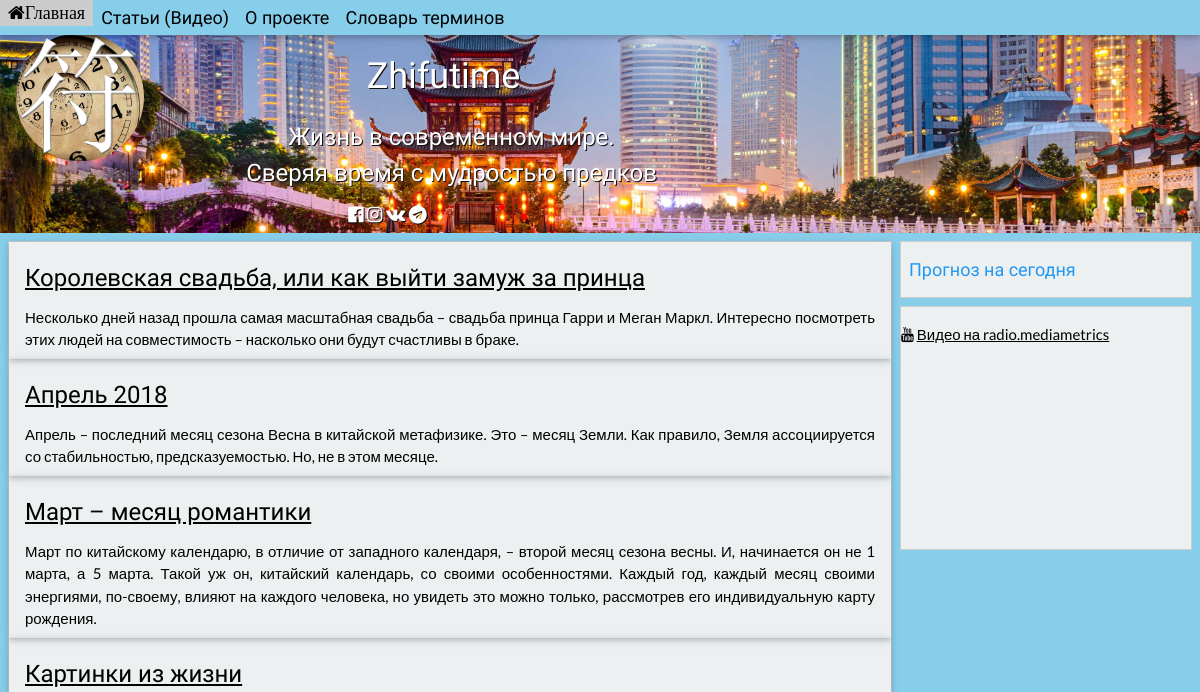
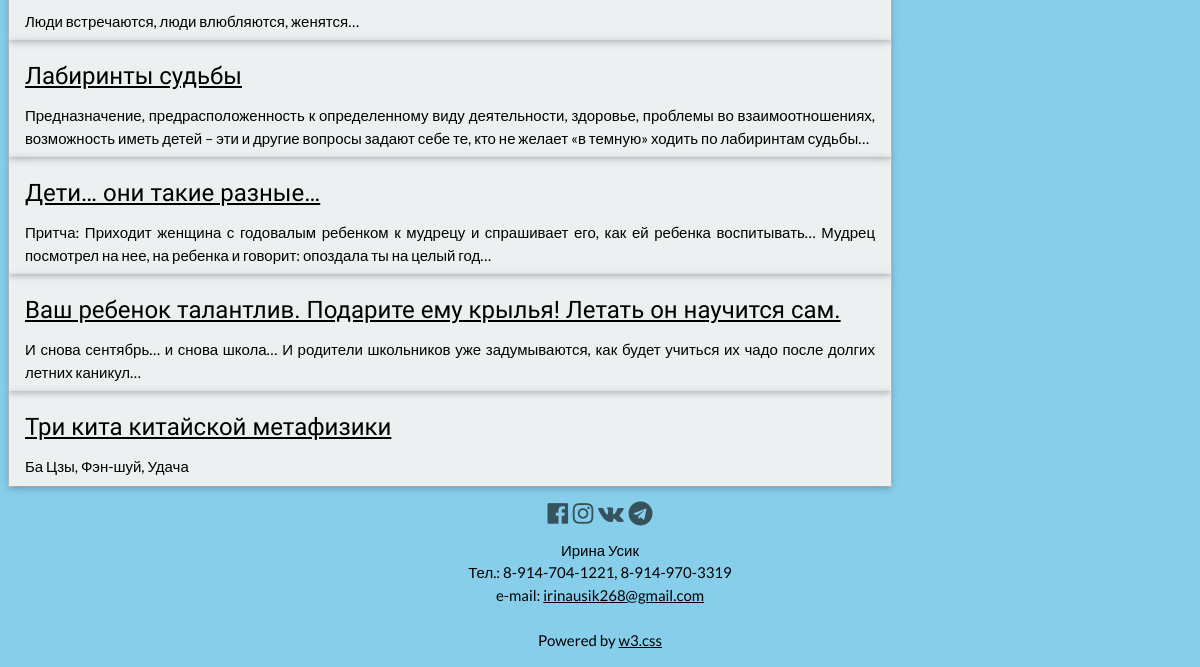
/articles/, run on an earlier commit of the app's database (2 pictures, top to bottom).
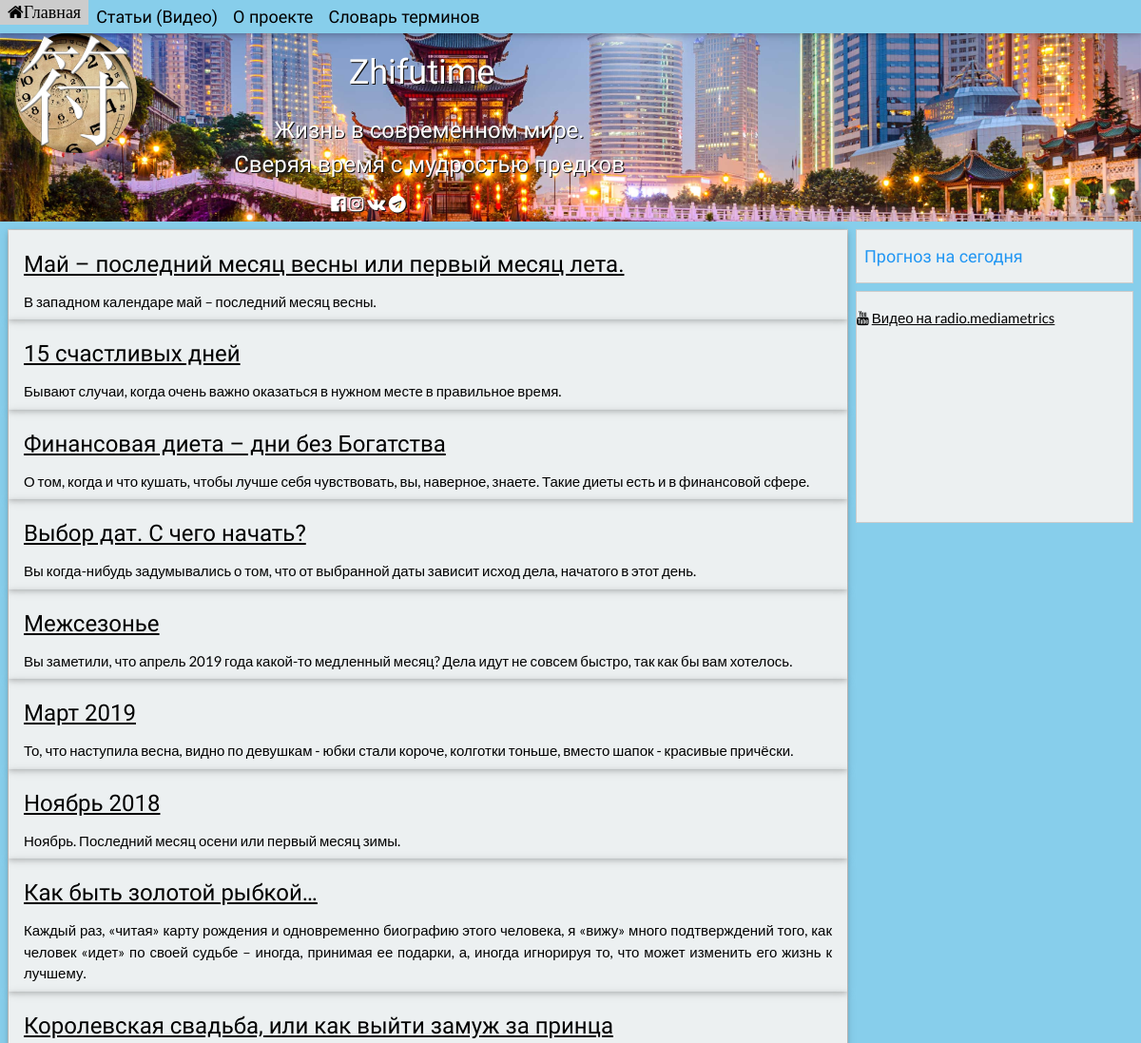
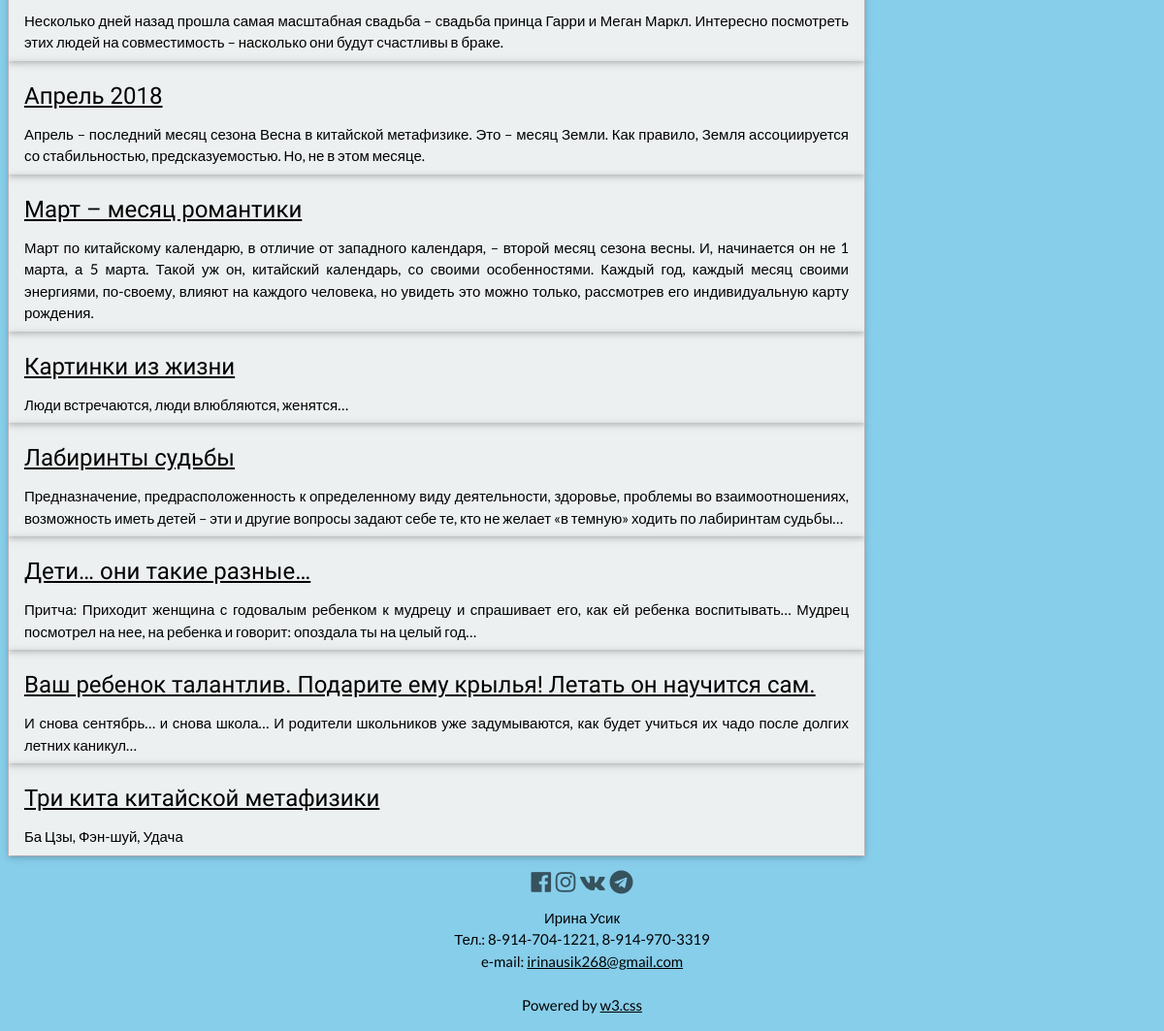
And on a later commit of the database (2 pictures, top to bottom).
### zhifutime/models.py (models this page shows, shortened)
class Article(models.Model, HitCountMixin):
    title = models.CharField(max_length=200)
    slug = models.SlugField(max_length=250, unique_for_date='publish')
    desc = models.CharField(max_length=350, default='', null=True, blank=True,
                            help_text='Краткое описание статьи')
    text = tinymce_models.HTMLField()
    publish = models.DateTimeField(default=timezone.now)
    hit_count_generic = GenericRelation(
        HitCount, object_id_field='object_pk',
        related_query_name='hit_count_generic_relation')
    class Meta:
        ordering = ('-publish',)
        verbose_name = 'Статья'
        verbose_name_plural = 'Статьи'

### zhifutime/views.py (the view)
# urls.py: url(r'^articles/(?P<art_id>\d+)/$', views.ArticleId.as_view(), name='article_id'),
def articles(request):
    articles_ = Article.objects.all()
    return render(request, 'articles.html', {'articles': articles_})

### zhifutime/templates/articles.html (shortened to what this page needs)
{%  extends 'basetry.html' %}
{% block main_content %}
    {% for article in articles %}
        <div class="w3-card w3-padding w3-hover-sand">
        <a href="{% url "article_id" article.id %}">
        <h3 class="w3-left-align">{{article.title|safe}}</h3></a>
        {% if not article.desc == None %}
            {{ article.desc }}
        {% endif %}
        </div>
    {% endfor %}
 {% endblock %}

### zhifutime/templates/basetry.html (shortened to what this page needs)
{% load staticfiles %}
<!DOCTYPE html>
<html>
<head>
<link rel="stylesheet" href="{% static "w3.css" %}">
<link rel="stylesheet" href="{% static "components.css" %}">
<link rel="stylesheet" href="https://cdnjs.cloudflare.com/ajax/libs/font-awesome/4.7.0/css/font-awesome.min.css">
        <link rel="stylesheet" type="text/css"  href="http://www.mingli.ru/css/mingli_widget.css" />
</head>
<body>
<div class="w3-top">
  <div class="w3-bar w3-light-blue w3-card-2 w3-left-align w3-large">
    <a href="{% url "home_page" %}"  class="w3-bar-item w3-button w3-padding-small w3-white fa fa-home">Главная</a>
    <a href="{% url "articles" %}" class="w3-bar-item w3-button w3-hide-small  w3-padding-small w3-hover-white">Статьи (Видео)</a>
    <a href="{% url "projectinfo" %}" class="w3-bar-item w3-button w3-hide-small  w3-padding-small w3-hover-white">О проекте</a>
    <a href="{% url "thesaurus" %}" class="w3-bar-item w3-button w3-hide-small  w3-padding-small w3-hover-white">Словарь терминов</a>
  </div>
</div>
<header>
    <div class="backimaged w3-container w3-text-white w3-center w3-pale-blue" style="text-shadow: 1px 1px #111111; margin-top: 10px" >
    <div class="w3-left ">
        <div class="w3-left w3-circle w3-hide-small" style="background: url({% static "time.jpg" %}); background-size: cover">
            <img  src="{% static "zhifu.png" %}" style="filter: invert(100%); width:128px;height:128px;">
        </div>
        <h1 class="w3-margin ">Zhifutime</h1>
        <h3 class="w3-xlarge w3-text-white w3-hide-small">Жизнь в современном мире. Cверяя&nbspвремя&nbspс&nbspмудростью&nbspпредков</h3>
        <div class="w3-large   w3-text-white">
            <a href="https://www.facebook.com/irinaprofsh"><i class="fa fa-facebook-official w3-hover-opacity"></i></a>
            <a href="https://www.instagram.com/irinaprofsh/"><i class="fa fa-instagram w3-hover-opacity"></i></a>
            <a href="https://vk.com/id232981049"><i class="fa fa-vk w3-hover-opacity"></i></a>
            <a href="https://t.me/zhifutime"><i class="fa fa-telegram w3-hover-opacity"></i></a>
        </div>
    </div>
    </div>
</header>
<div class="w3-row w3-light-blue" style="text-align: justify;">
 <div class="w3-col m8 l9 s12">
   <div class="backclouded w3-border" style="margin: 8px; ">
  {% block main_content %}{% endblock %}
   </div>
 </div>
 <div class="w3-col m4 l3   w3-hide-small" >
   <div id="prediction_widget" class="w3-border hidden_sometimes backclouded" style="margin-right: 8px; margin-top: 8px">
      <h3 class="w3-text-blue w3-large w3-padding-small">Прогноз на сегодня</h3>
   </div>
   <div class="w3-border w3-padding-16 backclouded" style="margin-right: 8px; margin-top: 8px">
     <i class="fa fa-youtube" aria-hidden="true"></i>
         <a href="http://radio.mediametrics.ru/chinese_Metaphysics/" target="_blank">Видео на radio.mediametrics</a>
       <div class="videoWrapper">
        <iframe  src="https://www.youtube.com/embed/MZ5prFTTBsI" frameborder="0" allowfullscreen></iframe>
       </div>
   </div>
 </div>
</div>
<footer class="w3-container w3-center  w3-light-blue">
    <div class="w3-xlarge  w3-opacity">
    <a href="https://www.facebook.com/irinaprofsh"><i class="fa fa-facebook-official w3-hover-opacity"></i></a>
    <a href="https://www.instagram.com/irinaprofsh/"><i class="fa fa-instagram w3-hover-opacity"></i></a>
    <a href="https://vk.com/id232981049"><i class="fa fa-vk w3-hover-opacity"></i></a>
    <a href="https://t.me/zhifutime"><i class="fa fa-telegram w3-hover-opacity"></i></a>
    </div>
    <div class="w3-padding">Ирина Усик <section>Тел.: 8-914-704-1221, 8-914-970-3319</section>
        <section>e-mail: <a href="mailto:irinausik268@gmail.com">irinausik268@gmail.com</a></section></div>
 <p>Powered by <a href="https://www.w3schools.com/w3css/default.asp" target="_blank">w3.css</a></p>
</footer>
</body>
</html>

### zhifutime/static/w3.css (style rules this page uses)
*,*:before,*:after { box-sizing:inherit }
html { -ms-text-size-adjust:100%;-webkit-text-size-adjust:100% }
body { margin:0 }
article,aside,details,figcaption,figure,footer,header,main,menu,nav,section,summary { display:block }
a { background-color:transparent;-webkit-text-decoration-skip:objects }
img { border-style:none }
html,body { font-family:Verdana,sans-serif;font-size:15px;line-height:1.5 }
html { overflow-x:hidden }
h1 { font-size:36px }
h3 { font-size:24px }
h1,h2,h3,h4,h5,h6 { font-family:"Segoe UI",Arial,sans-serif;font-weight:400;margin:10px 0 }
img { margin-bottom:-5px }
a { color:inherit }
.w3-btn,.w3-button { border:none;display:inline-block;outline:0;padding:8px 16px;vertical-align:middle;overflow:hidden;text-decoration:none;color:inherit;background-color:inherit;text-align:center;cursor:pointer;white-space:nowrap }
.w3-btn,.w3-button { -webkit-touch-callout:none;-webkit-user-select:none;-khtml-user-select:none;-moz-user-select:none;-ms-user-select:none;user-select:none }
.w3-bar { width:100%;overflow:hidden }
.w3-bar .w3-bar-item { padding:8px 16px;float:left;width:auto;border:none;outline:none;display:block }
.w3-bar .w3-button { white-space:normal }
.w3-container:after,.w3-container:before,.w3-panel:after,.w3-panel:before,.w3-row:after,.w3-row:before,.w3-row-padding:after,.w3-row-padding:before, .w3-cell-row:before,.w3-cell-row:after,.w3-clear:after,.w3-clear:before,.w3-bar:before,.w3-bar:after { content:"";display:table;clear:both }
.w3-col,.w3-half,.w3-third,.w3-twothird,.w3-threequarter,.w3-quarter { float:left;width:100% }
.w3-col.s12 { width:99.99999% }
@media (min-width:601px) { .w3-col.m4,.w3-third { width:33.33333% } }
@media (min-width:601px) { .w3-col.m8,.w3-twothird { width:66.66666% } }
@media (min-width:993px) { .w3-col.l3 { width:24.99999% } }
@media (min-width:993px) { .w3-col.l9 { width:74.99999% } }
.w3-top,.w3-bottom { position:fixed;width:100%;z-index:1 }
.w3-top { top:0 }
.w3-circle { border-radius:50% }
.w3-container,.w3-panel { padding:0.01em 16px }
.w3-card,.w3-card-2 { box-shadow:0 2px 5px 0 rgba(0,0,0,0.16),0 2px 10px 0 rgba(0,0,0,0.12) }
.w3-opacity,.w3-hover-opacity:hover { opacity:0.60 }
.w3-large { font-size:18px!important }
.w3-xlarge { font-size:24px!important }
.w3-left-align { text-align:left!important }
.w3-center { text-align:center!important }
.w3-border { border:1px solid #ccc!important }
.w3-margin { margin:16px!important }
.w3-padding-small { padding:4px 8px!important }
.w3-padding { padding:8px 16px!important }
.w3-padding-16 { padding-top:16px!important;padding-bottom:16px!important }
.w3-left { float:left!important }
.w3-light-blue,.w3-hover-light-blue:hover { color:#000!important;background-color:#87CEEB!important }
.w3-white,.w3-hover-white:hover { color:#000!important;background-color:#fff!important }
.w3-pale-blue,.w3-hover-pale-blue:hover { color:#000!important;background-color:#ddffff!important }
.w3-text-blue,.w3-hover-text-blue:hover { color:#2196F3!important }
.w3-text-white,.w3-hover-text-white:hover { color:#fff!important }

What changed in the data, as far as the page shows it:
added Article: title "Май – последний месяц весны или первый месяц лета.", desc "В западном календаре май – последний месяц весны."
added Article: title "15 счастливых дней", desc "Бывают случаи, когда очень важно оказаться в нужном месте в правильное время."
added Article: title "Финансовая диета – дни без Богатства", desc "О том, когда и что кушать, чтобы лучше себя чувствовать, вы, наверное, знаете. Такие диеты есть и в финансовой сфере."
added Article: title "Выбор дат. С чего начать?", desc "Вы когда-нибудь задумывались о том, что от выбранной даты зависит исход дела, начатого в этот день."
added Article: title "Межсезонье", desc "Вы заметили, что апрель 2019 года какой-то медленный месяц? Дела идут не совсем быстро, так как бы вам хотелось."
added Article: title "Март 2019", desc "То, что наступила весна, видно по девушкам - юбки стали короче, колготки тоньше, вместо шапок - красивые причёски."
added Article: title "Ноябрь 2018", desc "Ноябрь. Последний месяц осени или первый месяц зимы."
added Article: title "Как быть золотой рыбкой…", desc "Каждый раз, «читая» карту рождения и одновременно биографию этого человека, я «вижу» много подтверждений того, как человек «идет» по своей судьбе – иногда, принимая ее подарки, а, иногда игнорируя то, что может изменить его жизнь к лучшему."
